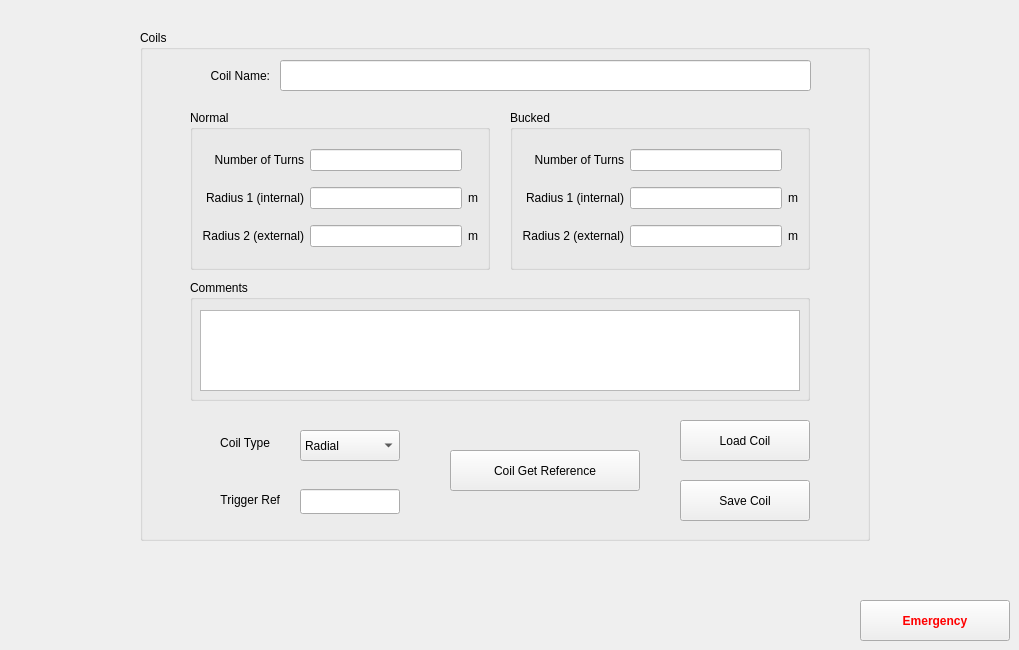
    <widget class="QWidget" name="tab_6">
     <attribute name="icon">
      <iconset resource="resource_file.qrc">
       <normaloff>:/Images/imagens/Bobina_3.PNG</normaloff>:/Images/imagens/Bobina_3.PNG</iconset>
     </attribute>
     <attribute name="title">
      <string>Coils</string>
     </attribute>
     <widget class="QGroupBox" name="groupBox_15">
      <property name="geometry">
       <rect>
        <x>140</x>
        <y>30</y>
        <width>730</width>
        <height>511</height>
       </rect>
      </property>
      <property name="title">
       <string>Coils</string>
      </property>
      <widget class="QGroupBox" name="groupBox_14">
       <property name="geometry">
        <rect>
         <x>370</x>
         <y>80</y>
         <width>300</width>
         <height>160</height>
        </rect>
       </property>
       <property name="title">
        <string>Bucked</string>
       </property>
       <layout class="QGridLayout" name="gridLayout_6">
        <item row="0" column="0">
         <widget class="QLabel" name="label_80">
          <property name="text">
           <string>Number of Turns</string>
          </property>
          <property name="alignment">
           <set>Qt::AlignRight|Qt::AlignTrailing|Qt::AlignVCenter</set>
          </property>
         </widget>
        </item>
        <item row="0" column="1">
         <widget class="QLineEdit" name="le_n_turns_bucked"/>
        </item>
        <item row="1" column="0">
         <widget class="QLabel" name="label_86">
          <property name="text">
           <string>Radius 1 (internal)</string>
          </property>
          <property name="alignment">
           <set>Qt::AlignRight|Qt::AlignTrailing|Qt::AlignVCenter</set>
          </property>
         </widget>
        </item>
        <item row="1" column="1">
         <widget class="QLineEdit" name="le_radius1_bucked">
          <property name="text">
           <string/>
          </property>
         </widget>
        </item>
        <item row="1" column="2">
         <widget class="QLabel" name="label_83">
          <property name="text">
           <string>m</string>
          </property>
         </widget>
        </item>
        <item row="2" column="0">
         <widget class="QLabel" name="label_87">
          <property name="text">
           <string>Radius 2 (external)</string>
          </property>
          <property name="alignment">
           <set>Qt::AlignRight|Qt::AlignTrailing|Qt::AlignVCenter</set>
          </property>
         </widget>
        </item>
        <item row="2" column="1">
         <widget class="QLineEdit" name="le_radius2_bucked"/>
        </item>
        <item row="2" column="2">
         <widget class="QLabel" name="label_84">
          <property name="text">
           <string>m</string>
          </property>
         </widget>
        </item>
       </layout>
      </widget>
      <widget class="QGroupBox" name="groupBox_13">
       <property name="geometry">
        <rect>
         <x>50</x>
         <y>80</y>
         <width>300</width>
         <height>160</height>
        </rect>
       </property>
       <property name="title">
        <string>Normal</string>
       </property>
       <layout class="QGridLayout" name="gridLayout_5">
        <item row="0" column="0">
         <widget class="QLabel" name="label_75">
          <property name="text">
           <string>Number of Turns</string>
          </property>
          <property name="alignment">
           <set>Qt::AlignRight|Qt::AlignTrailing|Qt::AlignVCenter</set>
          </property>
         </widget>
        </item>
        <item row="0" column="1">
         <widget class="QLineEdit" name="le_n_turns_normal"/>
        </item>
        <item row="1" column="0">
         <widget class="QLabel" name="label_76">
          <property name="text">
           <string>Radius 1 (internal)</string>
          </property>
          <property name="alignment">
           <set>Qt::AlignRight|Qt::AlignTrailing|Qt::AlignVCenter</set>
          </property>
         </widget>
        </item>
        <item row="1" column="1">
         <widget class="QLineEdit" name="le_radius1_normal">
          <property name="text">
           <string/>
          </property>
         </widget>
        </item>
        <item row="1" column="2">
         <widget class="QLabel" name="label_78">
          <property name="text">
           <string>m</string>
          </property>
         </widget>
        </item>
        <item row="2" column="0">
         <widget class="QLabel" name="label_77">
          <property name="text">
           <string>Radius 2 (external)</string>
          </property>
          <property name="alignment">
           <set>Qt::AlignRight|Qt::AlignTrailing|Qt::AlignVCenter</set>
          </property>
         </widget>
        </item>
        <item row="2" column="1">
         <widget class="QLineEdit" name="le_radius2_normal"/>
        </item>
        <item row="2" column="2">
         <widget class="QLabel" name="label_79">
          <property name="text">
           <string>m</string>
          </property>
         </widget>
        </item>
       </layout>
      </widget>
      <widget class="QPushButton" name="pb_save_coil">
       <property name="geometry">
        <rect>
         <x>540</x>
         <y>450</y>
         <width>130</width>
         <height>41</height>
        </rect>
       </property>
       <property name="text">
        <string>Save Coil</string>
       </property>
       <property name="icon">
        <iconset resource="resource_file.qrc">
         <normaloff>:/Images/imagens/save.png</normaloff>:/Images/imagens/save.png</iconset>
       </property>
      </widget>
      <widget class="QPushButton" name="pb_load_coil">
       <property name="geometry">
        <rect>
         <x>540</x>
         <y>390</y>
         <width>130</width>
         <height>41</height>
        </rect>
       </property>
       <property name="text">
        <string>Load Coil</string>
       </property>
       <property name="icon">
        <iconset resource="resource_file.qrc">
         <normaloff>:/Images/imagens/1351621523_Download.png</normaloff>:/Images/imagens/1351621523_Download.png</iconset>
       </property>
      </widget>
      <widget class="QLineEdit" name="le_coil_name">
       <property name="geometry">
        <rect>
         <x>140</x>
         <y>30</y>
         <width>531</width>
         <height>31</height>
        </rect>
       </property>
      </widget>
      <widget class="QLabel" name="label_85">
       <property name="geometry">
        <rect>
         <x>50</x>
         <y>30</y>
         <width>80</width>
         <height>31</height>
        </rect>
       </property>
       <property name="text">
        <string>Coil Name:</string>
       </property>
       <property name="alignment">
        <set>Qt::AlignRight|Qt::AlignTrailing|Qt::AlignVCenter</set>
       </property>
      </widget>
      <widget class="QComboBox" name="cb_coil_type">
       <property name="geometry">
        <rect>
         <x>160</x>
         <y>400</y>
         <width>100</width>
         <height>31</height>
        </rect>
       </property>
       <item>
        <property name="text">
         <string>Radial</string>
        </property>
       </item>
       <item>
        <property name="text">
         <string>Tangential</string>
        </property>
       </item>
      </widget>
      <widget class="QLabel" name="label_53">
       <property name="geometry">
        <rect>
         <x>60</x>
         <y>403</y>
         <width>70</width>
         <height>20</height>
        </rect>
       </property>
       <property name="text">
        <string>Coil Type</string>
       </property>
       <property name="alignment">
        <set>Qt::AlignRight|Qt::AlignTrailing|Qt::AlignVCenter</set>
       </property>
      </widget>
      <widget class="QGroupBox" name="groupBox_29">
       <property name="geometry">
        <rect>
         <x>50</x>
         <y>250</y>
         <width>620</width>
         <height>121</height>
        </rect>
       </property>
       <property name="title">
        <string>Comments</string>
       </property>
       <widget class="QTextEdit" name="te_comments">
        <property name="geometry">
         <rect>
          <x>10</x>
          <y>30</y>
          <width>600</width>
          <height>81</height>
         </rect>
        </property>
        <property name="html">
         <string>&lt;!DOCTYPE HTML PUBLIC &quot;-//W3C//DTD HTML 4.0//EN&quot; &quot;http://www.w3.org/TR/REC-html40/strict.dtd&quot;&gt;
&lt;html&gt;&lt;head&gt;&lt;meta name=&quot;qrichtext&quot; content=&quot;1&quot; /&gt;&lt;style type=&quot;text/css&quot;&gt;
p, li { white-space: pre-wrap; }
&lt;/style&gt;&lt;/head&gt;&lt;body style=&quot; font-family:'MS Shell Dlg 2'; font-size:12pt; font-weight:400; font-style:normal;&quot;&gt;
&lt;p style=&quot;-qt-paragraph-type:empty; margin-top:0px; margin-bottom:0px; margin-left:0px; margin-right:0px; -qt-block-indent:0; text-indent:0px;&quot;&gt;&lt;br /&gt;&lt;/p&gt;&lt;/body&gt;&lt;/html&gt;</string>
        </property>
       </widget>
      </widget>
      <widget class="QPushButton" name="pb_get_coil_ref">
       <property name="geometry">
        <rect>
         <x>310</x>
         <y>420</y>
         <width>190</width>
         <height>41</height>
        </rect>
       </property>
       <property name="text">
        <string>Coil Get Reference</string>
       </property>
       <property name="icon">
        <iconset resource="resource_file.qrc">
         <normaloff>:/Images/imagens/Referenciar.png</normaloff>:/Images/imagens/Referenciar.png</iconset>
       </property>
       <property name="iconSize">
        <size>
         <width>20</width>
         <height>20</height>
        </size>
       </property>
      </widget>
      <widget class="QLabel" name="label_63">
       <property name="geometry">
        <rect>
         <x>60</x>
         <y>460</y>
         <width>80</width>
         <height>20</height>
        </rect>
       </property>
       <property name="text">
        <string>Trigger Ref</string>
       </property>
       <property name="alignment">
        <set>Qt::AlignRight|Qt::AlignTrailing|Qt::AlignVCenter</set>
       </property>
      </widget>
      <widget class="QLineEdit" name="le_trigger_ref">
       <property name="geometry">
        <rect>
         <x>160</x>
         <y>459</y>
         <width>100</width>
         <height>25</height>
        </rect>
       </property>
      </widget>
     </widget>
     <widget class="QPushButton" name="pb_emergency3">
      <property name="geometry">
       <rect>
        <x>860</x>
        <y>600</y>
        <width>150</width>
        <height>41</height>
       </rect>
      </property>
      <property name="palette">
       <palette>
        <active>
         <colorrole role="ButtonText">
          <brush brushstyle="SolidPattern">
           <color alpha="255">
            <red>255</red>
            <green>0</green>
            <blue>0</blue>
           </color>
          </brush>
         </colorrole>
        </active>
        <inactive>
         <colorrole role="ButtonText">
          <brush brushstyle="SolidPattern">
           <color alpha="255">
            <red>255</red>
            <green>0</green>
            <blue>0</blue>
           </color>
          </brush>
         </colorrole>
        </inactive>
        <disabled>
         <colorrole role="ButtonText">
          <brush brushstyle="SolidPattern">
           <color alpha="255">
            <red>120</red>
            <green>120</green>
            <blue>120</blue>
           </color>
          </brush>
         </colorrole>
        </disabled>
       </palette>
      </property>
      <property name="font">
       <font>
        <weight>75</weight>
        <bold>true</bold>
       </font>
      </property>
      <property name="text">
       <string>Emergency</string>
      </property>
      <property name="icon">
       <iconset resource="resource_file.qrc">
        <normaloff>:/Images/imagens/emergency_icon_01.png</normaloff>:/Images/imagens/emergency_icon_01.png</iconset>
      </property>
      <property name="iconSize">
       <size>
        <width>35</width>
        <height>35</height>
       </size>
      </property>
     </widget>
    </widget>
